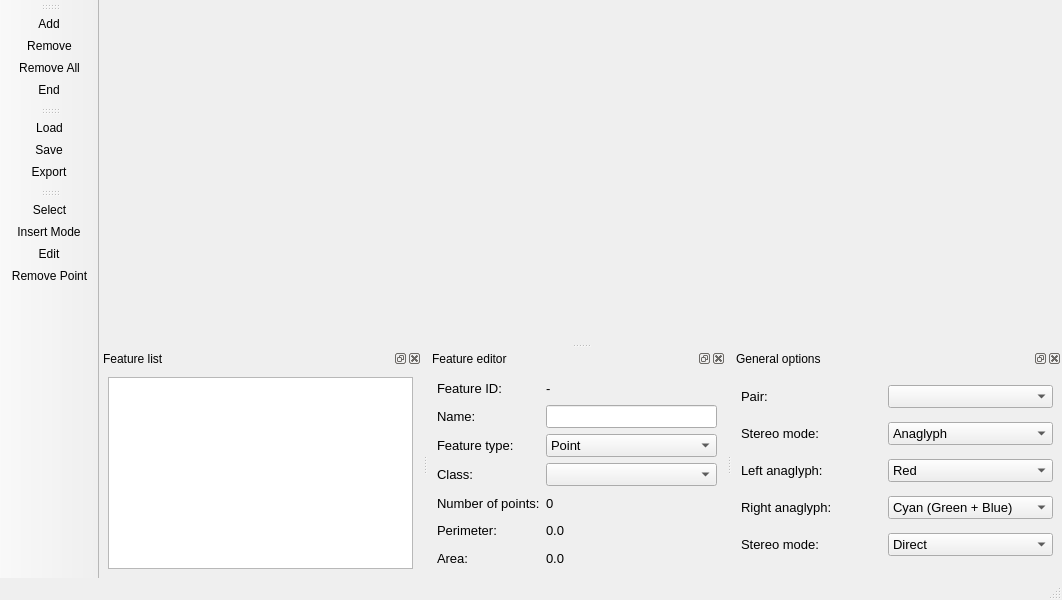
<?xml version="1.0" encoding="UTF-8"?>
<ui version="4.0">
 <class>StereoPlotterForm</class>
 <widget class="QMainWindow" name="StereoPlotterForm">
  <property name="geometry">
   <rect>
    <x>0</x>
    <y>0</y>
    <width>1062</width>
    <height>600</height>
   </rect>
  </property>
  <property name="windowTitle">
   <string>Stereoplotter</string>
  </property>
  <property name="dockNestingEnabled">
   <bool>false</bool>
  </property>
  <widget class="QWidget" name="centralwidget"/>
  <widget class="QMenuBar" name="menubar">
   <property name="geometry">
    <rect>
     <x>0</x>
     <y>0</y>
     <width>1062</width>
     <height>25</height>
    </rect>
   </property>
  </widget>
  <widget class="QStatusBar" name="statusbar"/>
  <widget class="QDockWidget" name="featureListDockWidget">
   <property name="minimumSize">
    <size>
     <width>96</width>
     <height>121</height>
    </size>
   </property>
   <property name="features">
    <set>QDockWidget::AllDockWidgetFeatures</set>
   </property>
   <property name="windowTitle">
    <string>Feature list</string>
   </property>
   <attribute name="dockWidgetArea">
    <number>8</number>
   </attribute>
   <widget class="QWidget" name="dockWidgetContents_4">
    <layout class="QGridLayout" name="gridLayout_3">
     <item row="0" column="0">
      <widget class="QTreeView" name="treeView"/>
     </item>
    </layout>
   </widget>
  </widget>
  <widget class="QDockWidget" name="featureEditorDockWidget">
   <property name="minimumSize">
    <size>
     <width>250</width>
     <height>223</height>
    </size>
   </property>
   <property name="maximumSize">
    <size>
     <width>350</width>
     <height>250</height>
    </size>
   </property>
   <property name="features">
    <set>QDockWidget::AllDockWidgetFeatures</set>
   </property>
   <property name="windowTitle">
    <string>Feature editor</string>
   </property>
   <attribute name="dockWidgetArea">
    <number>8</number>
   </attribute>
   <widget class="QWidget" name="dockWidgetContents_5">
    <layout class="QGridLayout" name="gridLayout_6">
     <item row="0" column="0">
      <layout class="QGridLayout" name="gridLayout_2">
       <item row="0" column="0">
        <widget class="QLabel" name="label_11">
         <property name="font">
          <font>
           <pointsize>10</pointsize>
          </font>
         </property>
         <property name="text">
          <string>Feature ID:</string>
         </property>
        </widget>
       </item>
       <item row="0" column="1">
        <widget class="QLabel" name="featureIdLabel">
         <property name="font">
          <font>
           <pointsize>10</pointsize>
          </font>
         </property>
         <property name="text">
          <string>-</string>
         </property>
        </widget>
       </item>
       <item row="1" column="0">
        <widget class="QLabel" name="label_4">
         <property name="font">
          <font>
           <pointsize>10</pointsize>
          </font>
         </property>
         <property name="text">
          <string>Name:</string>
         </property>
        </widget>
       </item>
       <item row="1" column="1">
        <widget class="QLineEdit" name="nameEdit">
         <property name="font">
          <font>
           <pointsize>10</pointsize>
          </font>
         </property>
        </widget>
       </item>
       <item row="2" column="0">
        <widget class="QLabel" name="label_5">
         <property name="font">
          <font>
           <pointsize>10</pointsize>
          </font>
         </property>
         <property name="text">
          <string>Feature type:</string>
         </property>
        </widget>
       </item>
       <item row="2" column="1">
        <widget class="QComboBox" name="comboBox_3">
         <property name="font">
          <font>
           <pointsize>10</pointsize>
          </font>
         </property>
         <item>
          <property name="text">
           <string>Point</string>
          </property>
         </item>
         <item>
          <property name="text">
           <string>Line</string>
          </property>
         </item>
         <item>
          <property name="text">
           <string>Polygon</string>
          </property>
         </item>
        </widget>
       </item>
       <item row="3" column="0">
        <widget class="QLabel" name="label_6">
         <property name="font">
          <font>
           <pointsize>10</pointsize>
          </font>
         </property>
         <property name="text">
          <string>Class:</string>
         </property>
        </widget>
       </item>
       <item row="3" column="1">
        <widget class="QComboBox" name="comboBox_4">
         <property name="font">
          <font>
           <pointsize>10</pointsize>
          </font>
         </property>
        </widget>
       </item>
       <item row="4" column="0">
        <widget class="QLabel" name="label_12">
         <property name="font">
          <font>
           <pointsize>10</pointsize>
          </font>
         </property>
         <property name="text">
          <string>Number of points:</string>
         </property>
        </widget>
       </item>
       <item row="4" column="1">
        <widget class="QLabel" name="noPointsLabel">
         <property name="font">
          <font>
           <pointsize>10</pointsize>
          </font>
         </property>
         <property name="text">
          <string>0</string>
         </property>
        </widget>
       </item>
       <item row="5" column="0">
        <widget class="QLabel" name="label_9">
         <property name="font">
          <font>
           <pointsize>10</pointsize>
          </font>
         </property>
         <property name="text">
          <string>Perimeter:</string>
         </property>
        </widget>
       </item>
       <item row="5" column="1">
        <widget class="QLabel" name="perimeterLabel">
         <property name="font">
          <font>
           <pointsize>10</pointsize>
          </font>
         </property>
         <property name="text">
          <string>0.0</string>
         </property>
        </widget>
       </item>
       <item row="6" column="0">
        <widget class="QLabel" name="label_10">
         <property name="font">
          <font>
           <pointsize>10</pointsize>
          </font>
         </property>
         <property name="text">
          <string>Area:</string>
         </property>
        </widget>
       </item>
       <item row="6" column="1">
        <widget class="QLabel" name="areaLabel">
         <property name="font">
          <font>
           <pointsize>10</pointsize>
          </font>
         </property>
         <property name="text">
          <string>0.0</string>
         </property>
        </widget>
       </item>
      </layout>
     </item>
    </layout>
   </widget>
  </widget>
  <widget class="QDockWidget" name="generalOptionsDockWidget">
   <property name="minimumSize">
    <size>
     <width>279</width>
     <height>197</height>
    </size>
   </property>
   <property name="maximumSize">
    <size>
     <width>350</width>
     <height>250</height>
    </size>
   </property>
   <property name="features">
    <set>QDockWidget::AllDockWidgetFeatures</set>
   </property>
   <property name="windowTitle">
    <string>General options</string>
   </property>
   <attribute name="dockWidgetArea">
    <number>8</number>
   </attribute>
   <widget class="QWidget" name="dockWidgetContents_2">
    <layout class="QGridLayout" name="gridLayout_5">
     <item row="0" column="0">
      <widget class="QLabel" name="label">
       <property name="font">
        <font>
         <pointsize>10</pointsize>
        </font>
       </property>
       <property name="text">
        <string>Pair:</string>
       </property>
      </widget>
     </item>
     <item row="0" column="1">
      <widget class="QComboBox" name="comboBox">
       <property name="font">
        <font>
         <pointsize>10</pointsize>
        </font>
       </property>
      </widget>
     </item>
     <item row="1" column="0">
      <widget class="QLabel" name="label_2">
       <property name="font">
        <font>
         <pointsize>10</pointsize>
        </font>
       </property>
       <property name="text">
        <string>Stereo mode:</string>
       </property>
      </widget>
     </item>
     <item row="1" column="1">
      <widget class="QComboBox" name="comboBox_2">
       <property name="font">
        <font>
         <pointsize>10</pointsize>
        </font>
       </property>
       <item>
        <property name="text">
         <string>Anaglyph</string>
        </property>
       </item>
       <item>
        <property name="text">
         <string>Polarized glasses</string>
        </property>
       </item>
      </widget>
     </item>
     <item row="2" column="0">
      <widget class="QLabel" name="label_3">
       <property name="font">
        <font>
         <pointsize>10</pointsize>
        </font>
       </property>
       <property name="text">
        <string>Left anaglyph:</string>
       </property>
      </widget>
     </item>
     <item row="2" column="1">
      <widget class="QComboBox" name="comboBox_5">
       <property name="font">
        <font>
         <pointsize>10</pointsize>
        </font>
       </property>
       <item>
        <property name="text">
         <string>Red</string>
        </property>
       </item>
       <item>
        <property name="text">
         <string>Green</string>
        </property>
       </item>
       <item>
        <property name="text">
         <string>Blue</string>
        </property>
       </item>
       <item>
        <property name="text">
         <string>Cyan (Green + Blue)</string>
        </property>
       </item>
       <item>
        <property name="text">
         <string>Yellow (Red + Green)</string>
        </property>
       </item>
       <item>
        <property name="text">
         <string>Magenta (Red + Blue)</string>
        </property>
       </item>
      </widget>
     </item>
     <item row="3" column="0">
      <widget class="QLabel" name="label_7">
       <property name="font">
        <font>
         <pointsize>10</pointsize>
        </font>
       </property>
       <property name="text">
        <string>Right anaglyph:</string>
       </property>
      </widget>
     </item>
     <item row="3" column="1">
      <widget class="QComboBox" name="comboBox_6">
       <property name="font">
        <font>
         <pointsize>10</pointsize>
        </font>
       </property>
       <property name="currentIndex">
        <number>3</number>
       </property>
       <item>
        <property name="text">
         <string>Red</string>
        </property>
       </item>
       <item>
        <property name="text">
         <string>Green</string>
        </property>
       </item>
       <item>
        <property name="text">
         <string>Blue</string>
        </property>
       </item>
       <item>
        <property name="text">
         <string>Cyan (Green + Blue)</string>
        </property>
       </item>
       <item>
        <property name="text">
         <string>Yellow (Red + Green)</string>
        </property>
       </item>
       <item>
        <property name="text">
         <string>Magenta (Red + Green)</string>
        </property>
       </item>
      </widget>
     </item>
     <item row="4" column="0">
      <widget class="QLabel" name="label_8">
       <property name="font">
        <font>
         <pointsize>10</pointsize>
        </font>
       </property>
       <property name="text">
        <string>Stereo mode:</string>
       </property>
      </widget>
     </item>
     <item row="4" column="1">
      <widget class="QComboBox" name="comboBox_7">
       <property name="font">
        <font>
         <pointsize>10</pointsize>
        </font>
       </property>
       <item>
        <property name="text">
         <string>Direct</string>
        </property>
       </item>
       <item>
        <property name="text">
         <string>Reverse</string>
        </property>
       </item>
      </widget>
     </item>
    </layout>
   </widget>
  </widget>
  <widget class="QToolBar" name="featuresToolBar">
   <property name="windowTitle">
    <string>Feature tools</string>
   </property>
   <attribute name="toolBarArea">
    <enum>LeftToolBarArea</enum>
   </attribute>
   <attribute name="toolBarBreak">
    <bool>false</bool>
   </attribute>
   <addaction name="actionAdd"/>
   <addaction name="actionRemove"/>
   <addaction name="actionRemove_All"/>
   <addaction name="actionEnd"/>
  </widget>
  <widget class="QToolBar" name="filesToolBar">
   <property name="windowTitle">
    <string>File tools</string>
   </property>
   <attribute name="toolBarArea">
    <enum>LeftToolBarArea</enum>
   </attribute>
   <attribute name="toolBarBreak">
    <bool>false</bool>
   </attribute>
   <addaction name="actionLoad"/>
   <addaction name="actionSave"/>
   <addaction name="actionExport"/>
  </widget>
  <widget class="QToolBar" name="pointsToolBar">
   <property name="windowTitle">
    <string>Point tools</string>
   </property>
   <attribute name="toolBarArea">
    <enum>LeftToolBarArea</enum>
   </attribute>
   <attribute name="toolBarBreak">
    <bool>false</bool>
   </attribute>
   <addaction name="actionSelect"/>
   <addaction name="actionInsert"/>
   <addaction name="actionEdit"/>
   <addaction name="actionRemove_Point"/>
  </widget>
  <action name="actionAdd">
   <property name="icon">
    <iconset resource="../resource/resource.qrc">
     <normaloff>:/icon/add.png</normaloff>:/icon/add.png</iconset>
   </property>
   <property name="text">
    <string>Add</string>
   </property>
   <property name="toolTip">
    <string>Add new feature</string>
   </property>
  </action>
  <action name="actionRemove">
   <property name="icon">
    <iconset resource="../resource/resource.qrc">
     <normaloff>:/icon/remove.png</normaloff>:/icon/remove.png</iconset>
   </property>
   <property name="text">
    <string>Remove</string>
   </property>
   <property name="toolTip">
    <string>Remove feature</string>
   </property>
  </action>
  <action name="actionRemove_All">
   <property name="icon">
    <iconset resource="../resource/resource.qrc">
     <normaloff>:/icon/removeall.png</normaloff>:/icon/removeall.png</iconset>
   </property>
   <property name="text">
    <string>Remove All</string>
   </property>
   <property name="toolTip">
    <string>Remove all features</string>
   </property>
  </action>
  <action name="actionEnd">
   <property name="icon">
    <iconset resource="../resource/resource.qrc">
     <normaloff>:/icon/featdone.png</normaloff>:/icon/featdone.png</iconset>
   </property>
   <property name="text">
    <string>End</string>
   </property>
   <property name="toolTip">
    <string>End feature</string>
   </property>
  </action>
  <action name="actionSelect">
   <property name="checkable">
    <bool>true</bool>
   </property>
   <property name="icon">
    <iconset resource="../resource/resource.qrc">
     <normaloff>:/icon/select.png</normaloff>:/icon/select.png</iconset>
   </property>
   <property name="text">
    <string>Select</string>
   </property>
   <property name="toolTip">
    <string>Select feature/point</string>
   </property>
  </action>
  <action name="actionInsert">
   <property name="checkable">
    <bool>true</bool>
   </property>
   <property name="icon">
    <iconset resource="../resource/resource.qrc">
     <normaloff>:/icon/ptadd.png</normaloff>:/icon/ptadd.png</iconset>
   </property>
   <property name="text">
    <string>Insert Mode</string>
   </property>
   <property name="toolTip">
    <string>Insert point mode</string>
   </property>
  </action>
  <action name="actionEdit">
   <property name="checkable">
    <bool>true</bool>
   </property>
   <property name="icon">
    <iconset resource="../resource/resource.qrc">
     <normaloff>:/icon/ptedit.png</normaloff>:/icon/ptedit.png</iconset>
   </property>
   <property name="text">
    <string>Edit</string>
   </property>
   <property name="toolTip">
    <string>Edit point mode</string>
   </property>
  </action>
  <action name="actionRemove_Point">
   <property name="icon">
    <iconset resource="../resource/resource.qrc">
     <normaloff>:/icon/ptremove.png</normaloff>:/icon/ptremove.png</iconset>
   </property>
   <property name="text">
    <string>Remove Point</string>
   </property>
   <property name="toolTip">
    <string>Remove point</string>
   </property>
  </action>
  <action name="actionLoad">
   <property name="icon">
    <iconset resource="../resource/resource.qrc">
     <normaloff>:/icon/fileopen.png</normaloff>:/icon/fileopen.png</iconset>
   </property>
   <property name="text">
    <string>Load</string>
   </property>
   <property name="toolTip">
    <string>Load features</string>
   </property>
  </action>
  <action name="actionSave">
   <property name="icon">
    <iconset resource="../resource/resource.qrc">
     <normaloff>:/icon/filesave</normaloff>:/icon/filesave</iconset>
   </property>
   <property name="text">
    <string>Save</string>
   </property>
   <property name="toolTip">
    <string>Save features</string>
   </property>
  </action>
  <action name="actionExport">
   <property name="icon">
    <iconset resource="../resource/resource.qrc">
     <normaloff>:/icon/report.png</normaloff>:/icon/report.png</iconset>
   </property>
   <property name="text">
    <string>Export</string>
   </property>
   <property name="toolTip">
    <string>Export features as...</string>
   </property>
  </action>
 </widget>
 <resources>
  <include location="../resource/resource.qrc"/>
 </resources>
 <connections/>
</ui>
